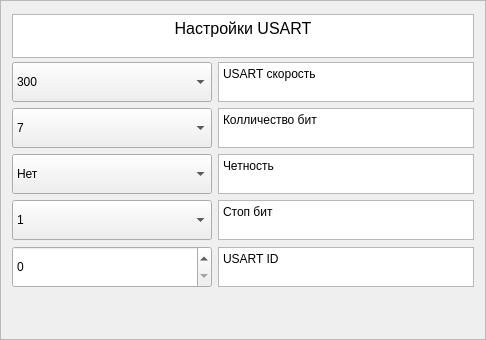
               <widget class="QFrame" name="frame_11">
                <property name="minimumSize">
                 <size>
                  <width>450</width>
                  <height>0</height>
                 </size>
                </property>
                <property name="maximumSize">
                 <size>
                  <width>550</width>
                  <height>500</height>
                 </size>
                </property>
                <property name="layoutDirection">
                 <enum>Qt::LayoutDirection::LeftToRight</enum>
                </property>
                <property name="frameShape">
                 <enum>QFrame::Shape::StyledPanel</enum>
                </property>
                <property name="frameShadow">
                 <enum>QFrame::Shadow::Raised</enum>
                </property>
                <layout class="QGridLayout" name="gridLayout_8">
                 <item row="2" column="1">
                  <widget class="QTextBrowser" name="textBrowser_63">
                   <property name="sizePolicy">
                    <sizepolicy hsizetype="Minimum" vsizetype="Expanding">
                     <horstretch>0</horstretch>
                     <verstretch>0</verstretch>
                    </sizepolicy>
                   </property>
                   <property name="minimumSize">
                    <size>
                     <width>97</width>
                     <height>0</height>
                    </size>
                   </property>
                   <property name="maximumSize">
                    <size>
                     <width>16777215</width>
                     <height>40</height>
                    </size>
                   </property>
                   <property name="html">
                    <string>&lt;!DOCTYPE HTML PUBLIC &quot;-//W3C//DTD HTML 4.0//EN&quot; &quot;http://www.w3.org/TR/REC-html40/strict.dtd&quot;&gt;
&lt;html&gt;&lt;head&gt;&lt;meta name=&quot;qrichtext&quot; content=&quot;1&quot; /&gt;&lt;meta charset=&quot;utf-8&quot; /&gt;&lt;style type=&quot;text/css&quot;&gt;
p, li { white-space: pre-wrap; }
hr { height: 1px; border-width: 0; }
li.unchecked::marker { content: &quot;\2610&quot;; }
li.checked::marker { content: &quot;\2612&quot;; }
&lt;/style&gt;&lt;/head&gt;&lt;body style=&quot; font-family:'Noto Sans SC'; font-size:9pt; font-weight:400; font-style:normal;&quot;&gt;
&lt;p style=&quot; margin-top:0px; margin-bottom:0px; margin-left:0px; margin-right:0px; -qt-block-indent:0; text-indent:0px;&quot;&gt;Колличество бит&lt;/p&gt;&lt;/body&gt;&lt;/html&gt;</string>
                   </property>
                  </widget>
                 </item>
                 <item row="4" column="0">
                  <widget class="QComboBox" name="comboBox_8">
                   <property name="sizePolicy">
                    <sizepolicy hsizetype="Expanding" vsizetype="Fixed">
                     <horstretch>0</horstretch>
                     <verstretch>0</verstretch>
                    </sizepolicy>
                   </property>
                   <property name="minimumSize">
                    <size>
                     <width>200</width>
                     <height>40</height>
                    </size>
                   </property>
                   <property name="layoutDirection">
                    <enum>Qt::LayoutDirection::LeftToRight</enum>
                   </property>
                   <item>
                    <property name="text">
                     <string>1</string>
                    </property>
                   </item>
                   <item>
                    <property name="text">
                     <string>2</string>
                    </property>
                   </item>
                  </widget>
                 </item>
                 <item row="4" column="1">
                  <widget class="QTextBrowser" name="textBrowser_65">
                   <property name="sizePolicy">
                    <sizepolicy hsizetype="Minimum" vsizetype="Expanding">
                     <horstretch>0</horstretch>
                     <verstretch>0</verstretch>
                    </sizepolicy>
                   </property>
                   <property name="minimumSize">
                    <size>
                     <width>97</width>
                     <height>0</height>
                    </size>
                   </property>
                   <property name="maximumSize">
                    <size>
                     <width>16777215</width>
                     <height>40</height>
                    </size>
                   </property>
                   <property name="html">
                    <string>&lt;!DOCTYPE HTML PUBLIC &quot;-//W3C//DTD HTML 4.0//EN&quot; &quot;http://www.w3.org/TR/REC-html40/strict.dtd&quot;&gt;
&lt;html&gt;&lt;head&gt;&lt;meta name=&quot;qrichtext&quot; content=&quot;1&quot; /&gt;&lt;meta charset=&quot;utf-8&quot; /&gt;&lt;style type=&quot;text/css&quot;&gt;
p, li { white-space: pre-wrap; }
hr { height: 1px; border-width: 0; }
li.unchecked::marker { content: &quot;\2610&quot;; }
li.checked::marker { content: &quot;\2612&quot;; }
&lt;/style&gt;&lt;/head&gt;&lt;body style=&quot; font-family:'Noto Sans SC'; font-size:9pt; font-weight:400; font-style:normal;&quot;&gt;
&lt;p style=&quot; margin-top:0px; margin-bottom:0px; margin-left:0px; margin-right:0px; -qt-block-indent:0; text-indent:0px;&quot;&gt;Стоп бит&lt;/p&gt;&lt;/body&gt;&lt;/html&gt;</string>
                   </property>
                  </widget>
                 </item>
                 <item row="1" column="1">
                  <widget class="QTextBrowser" name="textBrowser_62">
                   <property name="sizePolicy">
                    <sizepolicy hsizetype="Minimum" vsizetype="Expanding">
                     <horstretch>0</horstretch>
                     <verstretch>0</verstretch>
                    </sizepolicy>
                   </property>
                   <property name="minimumSize">
                    <size>
                     <width>97</width>
                     <height>0</height>
                    </size>
                   </property>
                   <property name="maximumSize">
                    <size>
                     <width>16777215</width>
                     <height>40</height>
                    </size>
                   </property>
                   <property name="html">
                    <string>&lt;!DOCTYPE HTML PUBLIC &quot;-//W3C//DTD HTML 4.0//EN&quot; &quot;http://www.w3.org/TR/REC-html40/strict.dtd&quot;&gt;
&lt;html&gt;&lt;head&gt;&lt;meta name=&quot;qrichtext&quot; content=&quot;1&quot; /&gt;&lt;meta charset=&quot;utf-8&quot; /&gt;&lt;style type=&quot;text/css&quot;&gt;
p, li { white-space: pre-wrap; }
hr { height: 1px; border-width: 0; }
li.unchecked::marker { content: &quot;\2610&quot;; }
li.checked::marker { content: &quot;\2612&quot;; }
&lt;/style&gt;&lt;/head&gt;&lt;body style=&quot; font-family:'Noto Sans SC'; font-size:9pt; font-weight:400; font-style:normal;&quot;&gt;
&lt;p style=&quot; margin-top:0px; margin-bottom:0px; margin-left:0px; margin-right:0px; -qt-block-indent:0; text-indent:0px;&quot;&gt;USART скорость&lt;/p&gt;&lt;/body&gt;&lt;/html&gt;</string>
                   </property>
                  </widget>
                 </item>
                 <item row="5" column="0">
                  <widget class="QSpinBox" name="spinBox_2">
                   <property name="sizePolicy">
                    <sizepolicy hsizetype="Expanding" vsizetype="Fixed">
                     <horstretch>0</horstretch>
                     <verstretch>0</verstretch>
                    </sizepolicy>
                   </property>
                   <property name="minimumSize">
                    <size>
                     <width>0</width>
                     <height>42</height>
                    </size>
                   </property>
                  </widget>
                 </item>
                 <item row="1" column="0">
                  <widget class="QComboBox" name="comboBox_5">
                   <property name="sizePolicy">
                    <sizepolicy hsizetype="Expanding" vsizetype="Fixed">
                     <horstretch>0</horstretch>
                     <verstretch>0</verstretch>
                    </sizepolicy>
                   </property>
                   <property name="minimumSize">
                    <size>
                     <width>200</width>
                     <height>40</height>
                    </size>
                   </property>
                   <property name="layoutDirection">
                    <enum>Qt::LayoutDirection::LeftToRight</enum>
                   </property>
                   <item>
                    <property name="text">
                     <string>300</string>
                    </property>
                   </item>
                   <item>
                    <property name="text">
                     <string>600</string>
                    </property>
                   </item>
                   <item>
                    <property name="text">
                     <string>1200</string>
                    </property>
                   </item>
                   <item>
                    <property name="text">
                     <string>2400</string>
                    </property>
                   </item>
                   <item>
                    <property name="text">
                     <string>4800</string>
                    </property>
                   </item>
                   <item>
                    <property name="text">
                     <string>9600</string>
                    </property>
                   </item>
                   <item>
                    <property name="text">
                     <string>14400</string>
                    </property>
                   </item>
                   <item>
                    <property name="text">
                     <string>19200</string>
                    </property>
                   </item>
                   <item>
                    <property name="text">
                     <string>38400</string>
                    </property>
                   </item>
                   <item>
                    <property name="text">
                     <string>56000</string>
                    </property>
                   </item>
                   <item>
                    <property name="text">
                     <string>57600</string>
                    </property>
                   </item>
                   <item>
                    <property name="text">
                     <string>115200</string>
                    </property>
                   </item>
                   <item>
                    <property name="text">
                     <string>128000</string>
                    </property>
                   </item>
                   <item>
                    <property name="text">
                     <string>230400</string>
                    </property>
                   </item>
                   <item>
                    <property name="text">
                     <string>256000</string>
                    </property>
                   </item>
                  </widget>
                 </item>
                 <item row="0" column="0" colspan="2">
                  <widget class="QTextBrowser" name="textBrowser_74">
                   <property name="sizePolicy">
                    <sizepolicy hsizetype="Minimum" vsizetype="Expanding">
                     <horstretch>0</horstretch>
                     <verstretch>0</verstretch>
                    </sizepolicy>
                   </property>
                   <property name="minimumSize">
                    <size>
                     <width>97</width>
                     <height>44</height>
                    </size>
                   </property>
                   <property name="maximumSize">
                    <size>
                     <width>16777215</width>
                     <height>40</height>
                    </size>
                   </property>
                   <property name="verticalScrollBarPolicy">
                    <enum>Qt::ScrollBarPolicy::ScrollBarAlwaysOff</enum>
                   </property>
                   <property name="horizontalScrollBarPolicy">
                    <enum>Qt::ScrollBarPolicy::ScrollBarAlwaysOff</enum>
                   </property>
                   <property name="html">
                    <string>&lt;!DOCTYPE HTML PUBLIC &quot;-//W3C//DTD HTML 4.0//EN&quot; &quot;http://www.w3.org/TR/REC-html40/strict.dtd&quot;&gt;
&lt;html&gt;&lt;head&gt;&lt;meta name=&quot;qrichtext&quot; content=&quot;1&quot; /&gt;&lt;meta charset=&quot;utf-8&quot; /&gt;&lt;style type=&quot;text/css&quot;&gt;
p, li { white-space: pre-wrap; }
hr { height: 1px; border-width: 0; }
li.unchecked::marker { content: &quot;\2610&quot;; }
li.checked::marker { content: &quot;\2612&quot;; }
&lt;/style&gt;&lt;/head&gt;&lt;body style=&quot; font-family:'Noto Sans SC'; font-size:9pt; font-weight:400; font-style:normal;&quot;&gt;
&lt;p align=&quot;center&quot; style=&quot; margin-top:0px; margin-bottom:0px; margin-left:0px; margin-right:0px; -qt-block-indent:0; text-indent:0px;&quot;&gt;&lt;span style=&quot; font-size:12pt;&quot;&gt;Настройки USART&lt;/span&gt;&lt;/p&gt;&lt;/body&gt;&lt;/html&gt;</string>
                   </property>
                  </widget>
                 </item>
                 <item row="2" column="0">
                  <widget class="QComboBox" name="comboBox_6">
                   <property name="sizePolicy">
                    <sizepolicy hsizetype="Expanding" vsizetype="Fixed">
                     <horstretch>0</horstretch>
                     <verstretch>0</verstretch>
                    </sizepolicy>
                   </property>
                   <property name="minimumSize">
                    <size>
                     <width>200</width>
                     <height>40</height>
                    </size>
                   </property>
                   <property name="layoutDirection">
                    <enum>Qt::LayoutDirection::LeftToRight</enum>
                   </property>
                   <item>
                    <property name="text">
                     <string>7</string>
                    </property>
                   </item>
                   <item>
                    <property name="text">
                     <string>8</string>
                    </property>
                   </item>
                  </widget>
                 </item>
                 <item row="3" column="0">
                  <widget class="QComboBox" name="comboBox_7">
                   <property name="sizePolicy">
                    <sizepolicy hsizetype="Expanding" vsizetype="Fixed">
                     <horstretch>0</horstretch>
                     <verstretch>0</verstretch>
                    </sizepolicy>
                   </property>
                   <property name="minimumSize">
                    <size>
                     <width>200</width>
                     <height>40</height>
                    </size>
                   </property>
                   <property name="layoutDirection">
                    <enum>Qt::LayoutDirection::LeftToRight</enum>
                   </property>
                   <item>
                    <property name="text">
                     <string>Нет</string>
                    </property>
                   </item>
                   <item>
                    <property name="text">
                     <string>Нечетная</string>
                    </property>
                   </item>
                   <item>
                    <property name="text">
                     <string>Четная</string>
                    </property>
                   </item>
                  </widget>
                 </item>
                 <item row="3" column="1">
                  <widget class="QTextBrowser" name="textBrowser_64">
                   <property name="sizePolicy">
                    <sizepolicy hsizetype="Minimum" vsizetype="Expanding">
                     <horstretch>0</horstretch>
                     <verstretch>0</verstretch>
                    </sizepolicy>
                   </property>
                   <property name="minimumSize">
                    <size>
                     <width>97</width>
                     <height>0</height>
                    </size>
                   </property>
                   <property name="maximumSize">
                    <size>
                     <width>16777215</width>
                     <height>40</height>
                    </size>
                   </property>
                   <property name="html">
                    <string>&lt;!DOCTYPE HTML PUBLIC &quot;-//W3C//DTD HTML 4.0//EN&quot; &quot;http://www.w3.org/TR/REC-html40/strict.dtd&quot;&gt;
&lt;html&gt;&lt;head&gt;&lt;meta name=&quot;qrichtext&quot; content=&quot;1&quot; /&gt;&lt;meta charset=&quot;utf-8&quot; /&gt;&lt;style type=&quot;text/css&quot;&gt;
p, li { white-space: pre-wrap; }
hr { height: 1px; border-width: 0; }
li.unchecked::marker { content: &quot;\2610&quot;; }
li.checked::marker { content: &quot;\2612&quot;; }
&lt;/style&gt;&lt;/head&gt;&lt;body style=&quot; font-family:'Noto Sans SC'; font-size:9pt; font-weight:400; font-style:normal;&quot;&gt;
&lt;p style=&quot; margin-top:0px; margin-bottom:0px; margin-left:0px; margin-right:0px; -qt-block-indent:0; text-indent:0px;&quot;&gt;Четность&lt;/p&gt;&lt;/body&gt;&lt;/html&gt;</string>
                   </property>
                  </widget>
                 </item>
                 <item row="5" column="1">
                  <widget class="QTextBrowser" name="textBrowser_66">
                   <property name="sizePolicy">
                    <sizepolicy hsizetype="Minimum" vsizetype="Expanding">
                     <horstretch>0</horstretch>
                     <verstretch>0</verstretch>
                    </sizepolicy>
                   </property>
                   <property name="minimumSize">
                    <size>
                     <width>97</width>
                     <height>0</height>
                    </size>
                   </property>
                   <property name="maximumSize">
                    <size>
                     <width>16777215</width>
                     <height>40</height>
                    </size>
                   </property>
                   <property name="html">
                    <string>&lt;!DOCTYPE HTML PUBLIC &quot;-//W3C//DTD HTML 4.0//EN&quot; &quot;http://www.w3.org/TR/REC-html40/strict.dtd&quot;&gt;
&lt;html&gt;&lt;head&gt;&lt;meta name=&quot;qrichtext&quot; content=&quot;1&quot; /&gt;&lt;meta charset=&quot;utf-8&quot; /&gt;&lt;style type=&quot;text/css&quot;&gt;
p, li { white-space: pre-wrap; }
hr { height: 1px; border-width: 0; }
li.unchecked::marker { content: &quot;\2610&quot;; }
li.checked::marker { content: &quot;\2612&quot;; }
&lt;/style&gt;&lt;/head&gt;&lt;body style=&quot; font-family:'Noto Sans SC'; font-size:9pt; font-weight:400; font-style:normal;&quot;&gt;
&lt;p style=&quot; margin-top:0px; margin-bottom:0px; margin-left:0px; margin-right:0px; -qt-block-indent:0; text-indent:0px;&quot;&gt;USART ID&lt;/p&gt;&lt;/body&gt;&lt;/html&gt;</string>
                   </property>
                  </widget>
                 </item>
                 <item row="6" column="0" colspan="2">
                  <spacer name="verticalSpacer">
                   <property name="orientation">
                    <enum>Qt::Orientation::Vertical</enum>
                   </property>
                   <property name="sizeHint" stdset="0">
                    <size>
                     <width>20</width>
                     <height>40</height>
                    </size>
                   </property>
                  </spacer>
                 </item>
                </layout>
               </widget>
